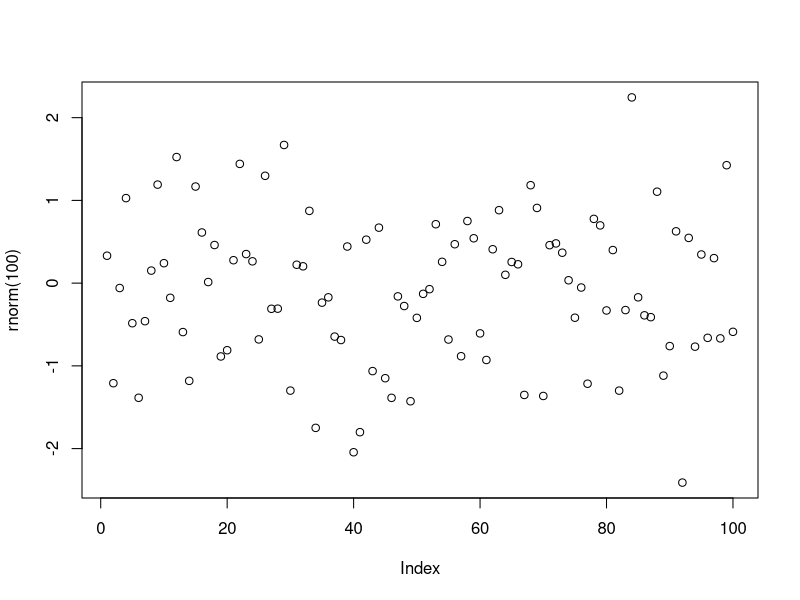

Source code (R):
## ---- chunk 1
plot(rnorm(100))
## ---- chunk 2
cat('<iframe src="https://frzambra.shinyapps.io/shinyapp/" width=100% height=500 allowtransparency="true"> </iframe>')
